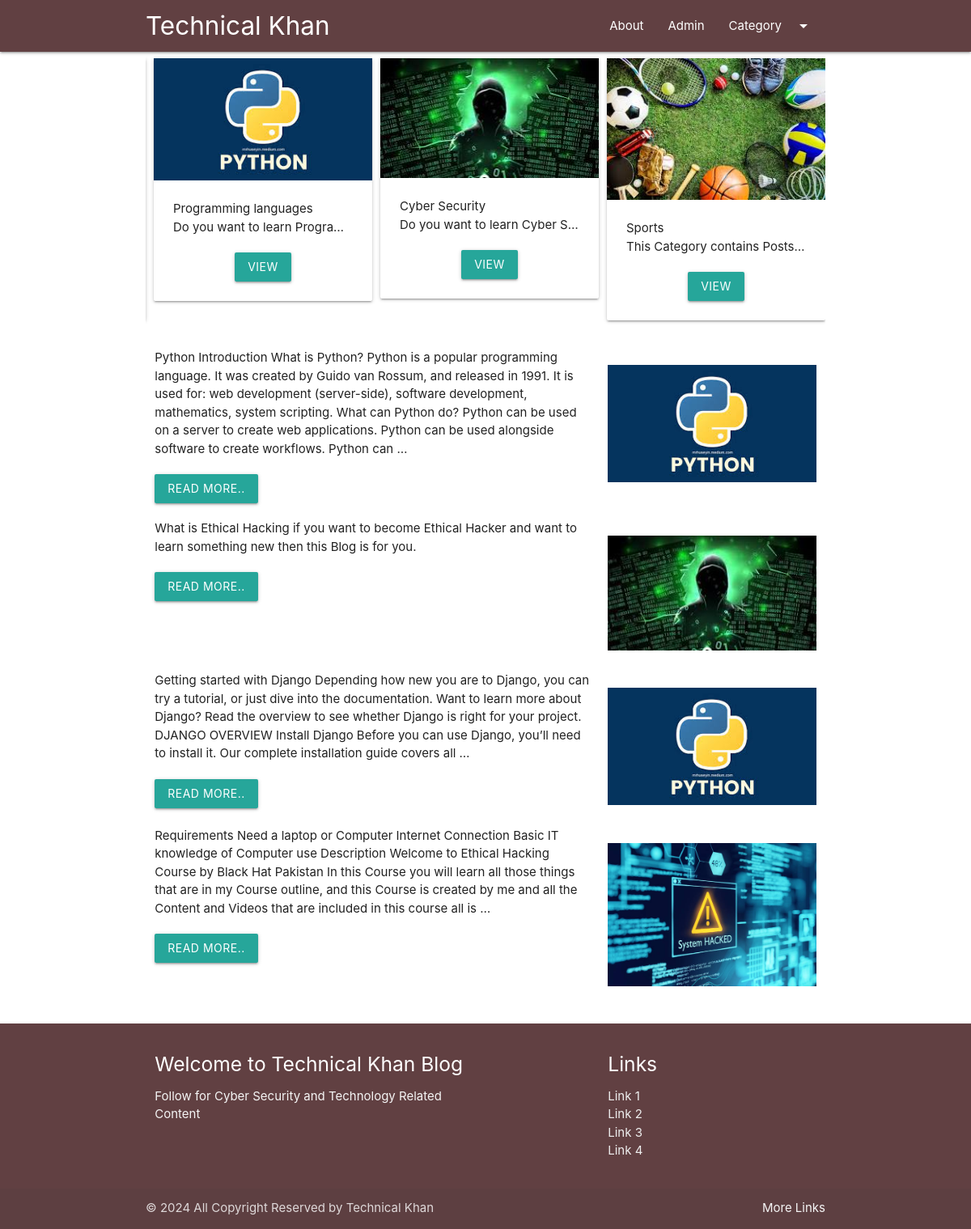
/home/, run on the app's committed database.
### blog/models.py (models this page shows, shortened)
class Category(models.Model):
    title = models.CharField(max_length=200)
    description = models.TextField()
    url = models.CharField(max_length=200)
    image = models.ImageField(upload_to='category/')
    add_date = models.DateTimeField(auto_now_add=True, null=True)

class Post(models.Model):
    title = models.CharField(max_length=200)
    content = models.TextField()
    url = models.CharField(max_length=200)
    image = models.ImageField(upload_to='post/')
    cat = models.ForeignKey(Category, on_delete=models.CASCADE)

### blog/views.py (the view)
# urls.py: 2. Add a URL to urlpatterns:  path('', views.home, name='home')
def home(request):
    posts=Post.objects.all()[:11]
    cats=Category.objects.all()
    data = {
        'posts' : posts,
        'cats' : cats
    }
    return render(request, 'home.html', data)

### template/home.html (shortened to what this page needs)
{% extends 'base.html' %}
{% block content %}
    <div class="container">
    <div class="owl-carousel">
        {% for cat in cats %}
        <div class="card item" style="margin-left: 10px;">
            <div class="img-container">
                <img src="/media/{{cat.image}}" class="responsive-img" alt="">
            </div>
            <div class="card-content">
                <div class="cart-title">
                    {{cat.title}}
                </div>
                <p class="truncate">{{cat.description}}</p>
                <div class="container center-align mt20">
                    <a href="/category/{{cat.url}}" class="btn btn-primary">View</a>
                </div>
            </div>
        </div>
        {% endfor %}
  </div>
    </div>
    <div class="container">
        <div class="row">
            <div class="col s12 mt20">
                {% for p in posts %}
                <div class="row">
                    <div class="col s12 m8">
                {{p.content |truncatewords:60 | safe}}
                <div class="mt20">
                    <a href="/blog/{{p.url}}" class="btn">Read More..</a>
                    </div>
                 </div>
                 <div class="col s12 m4">
                    <img src="/media/{{p.image}}" class="responsive-img mt20" alt="">
                 </div>
                </div>
                {% endfor %}
            </div>
        </div>
    </div>
{% endblock %}

### template/base.html (shortened to what this page needs)
{% load static %}
<!DOCTYPE html>
<html lang="en">
<head>
    <link rel="stylesheet" href="https://cdnjs.cloudflare.com/ajax/libs/materialize/1.0.0/css/materialize.min.css">
    <link rel="stylesheet" href="{% static 'css/owl.carousel.min.css'%}">
    <link rel="stylesheet" href="{% static 'css/owl.theme.default.min.css'%}">
    <link rel="stylesheet" href="{% static 'css/style.css' %}">
</head>
<body>
    {% include 'header.html' %}
    {% block content %}
    {% endblock %}
    {% include 'footer.html' %}
</body>
</html>

### template/header.html (shortened to what this page needs)
  <nav class="bg-primary">
    <div class="container">
        <div class="nav-wrapper">
            <a href="/home" class="brand-logo">Technical Khan</a>
            <ul class="right hide-on-med-and-down">
              <li><a href="/about">About</a></li>
              <li><a href="/admin">Admin</a></li>
              <li><a class="dropdown-trigger" href="#!" data-target="dropdown1">Category<i class="material-icons right">arrow_drop_down</i></a></li>
            </ul>
          </div>
    </div>
  </nav>

### template/footer.html
<footer class="page-footer bg-primary">
    <div class="container">
      <div class="row">
        <div class="col l6 s12">
          <h5 class="white-text">Welcome to Technical Khan Blog</h5>
          <p class="grey-text text-lighten-4">Follow for Cyber Security and Technology Related Content</p>
        </div>
        <div class="col l4 offset-l2 s12">
          <h5 class="white-text">Links</h5>
          <ul>
            <li><a class="grey-text text-lighten-3" href="#!">Link 1</a></li>
            <li><a class="grey-text text-lighten-3" href="#!">Link 2</a></li>
            <li><a class="grey-text text-lighten-3" href="#!">Link 3</a></li>
            <li><a class="grey-text text-lighten-3" href="#!">Link 4</a></li>
          </ul>
        </div>
      </div>
    </div>
    <div class="footer-copyright">
      <div class="container">
      © 2024 All Copyright Reserved by Technical Khan
      <a class="grey-text text-lighten-4 right" href="#!">More Links</a>
      </div>
    </div>
  </footer>

### blog/static/css/style.css (style rules this page uses)
.bg-primary { background-color: #614042; }
.mt20 { margin-top: 20px; }

### data on the page
Category: image (picture), title "Programming languages", description "Do you want to learn Progra…"
Category: image (picture), title "Cyber Security", description "Do you want to learn Cyber S…"
Category: image (picture), title "Sports", description "This Category contains Posts…"
Post: content "Python Introduction What is Python? Python is a popular programming language. It was created by Guido van Rossum, and released in 1991. It is used for: web development (server-side), software development, mathematics, system scripting. What can Python do? Python can be used on a server to create web applications. Python can be used alongside software to create workflows. Python can …", image (picture)
Post: content "What is Ethical Hacking if you want to become Ethical Hacker and want to learn something new then this Blog is for you.", image (picture)
Post: content "Getting started with Django Depending how new you are to Django, you can try a tutorial, or just dive into the documentation. Want to learn more about Django? Read the overview to see whether Django is right for your project. DJANGO OVERVIEW Install Django Before you can use Django, you’ll need to install it. Our complete installation guide covers all …", image (picture)
Post: content "Requirements Need a laptop or Computer Internet Connection Basic IT knowledge of Computer use Description Welcome to Ethical Hacking Course by Black Hat Pakistan In this Course you will learn all those things that are in my Course outline, and this Course is created by me and all the Content and Videos that are included in this course all is …", image (picture)
